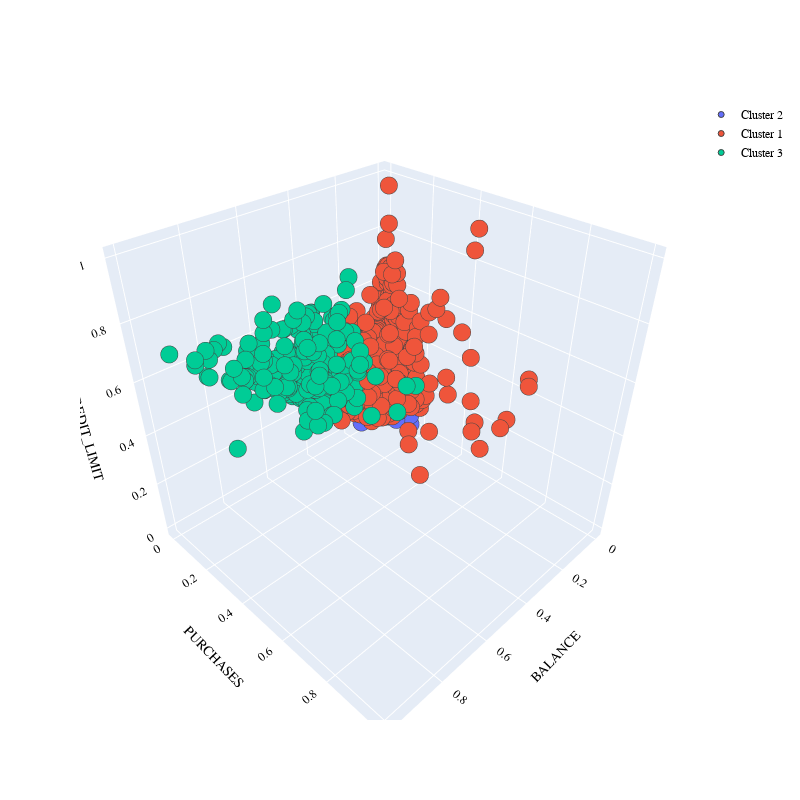

Notebook cell for this chart:
### Markdown cell above
## Data Visualization

### Code cell
import plotly.graph_objects as go
PLOT = go.Figure()
for i in list(data["CREDIT_CARD_SEGMENTS"].unique()):
    

    PLOT.add_trace(go.Scatter3d(x = data[data["CREDIT_CARD_SEGMENTS"]== i]['BALANCE'],
                                y = data[data["CREDIT_CARD_SEGMENTS"] == i]['PURCHASES'],
                                z = data[data["CREDIT_CARD_SEGMENTS"] == i]['CREDIT_LIMIT'],                        
                                mode = 'markers',marker_size = 6, marker_line_width = 1,
                                name = str(i)))
PLOT.update_traces(hovertemplate='BALANCE: %{x} <br>PURCHASES %{y} <br>DCREDIT_LIMIT: %{z}')

    
PLOT.update_layout(width = 800, height = 800, autosize = True, showlegend = True,
                   scene = dict(xaxis=dict(title = 'BALANCE', titlefont_color = 'black'),
                                yaxis=dict(title = 'PURCHASES', titlefont_color = 'black'),
                                zaxis=dict(title = 'CREDIT_LIMIT', titlefont_color = 'black')),
                   font = dict(family = "Gilroy", color  = 'black', size = 12))

### Figure 1 — Plotly figure (JSON) as saved in the notebook; plotly's stock layout.template omitted (floating-point values rounded to 4 significant figures; data arrays with more than 128 entries replaced by an {"elided": "..."} marker saying what was removed)
{"data": [{"hovertemplate": "BALANCE: %{x} <br>PURCHASES %{y} <br>DCREDIT_LIMIT: %{z}", "marker": {"line": {"width": 1}, "size": 6}, "mode": "markers", "name": "Cluster 2", "type": "scatter3d", "x": {"elided": "5519 float values"}, "y": {"elided": "5519 float values"}, "z": {"elided": "5519 float values"}}, {"hovertemplate": "BALANCE: %{x} <br>PURCHASES %{y} <br>DCREDIT_LIMIT: %{z}", "marker": {"line": {"width": 1}, "size": 6}, "mode": "markers", "name": "Cluster 1", "type": "scatter3d", "x": {"elided": "2677 float values"}, "y": {"elided": "2677 float values"}, "z": {"elided": "2677 float values"}}, {"hovertemplate": "BALANCE: %{x} <br>PURCHASES %{y} <br>DCREDIT_LIMIT: %{z}", "marker": {"line": {"width": 1}, "size": 6}, "mode": "markers", "name": "Cluster 3", "type": "scatter3d", "x": {"elided": "440 float values"}, "y": {"elided": "440 float values"}, "z": {"elided": "440 float values"}}], "layout": {"autosize": true, "font": {"color": "black", "family": "Gilroy", "size": 12}, "height": 800, "scene": {"xaxis": {"title": {"font": {"color": "black"}, "text": "BALANCE"}}, "yaxis": {"title": {"font": {"color": "black"}, "text": "PURCHASES"}}, "zaxis": {"title": {"font": {"color": "black"}, "text": "CREDIT_LIMIT"}}}, "showlegend": true, "width": 800}}
